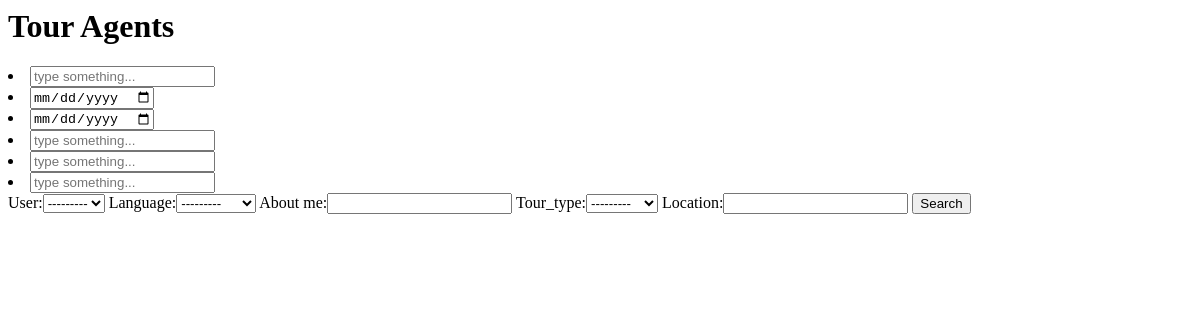
The app's page /agent_list, older data.
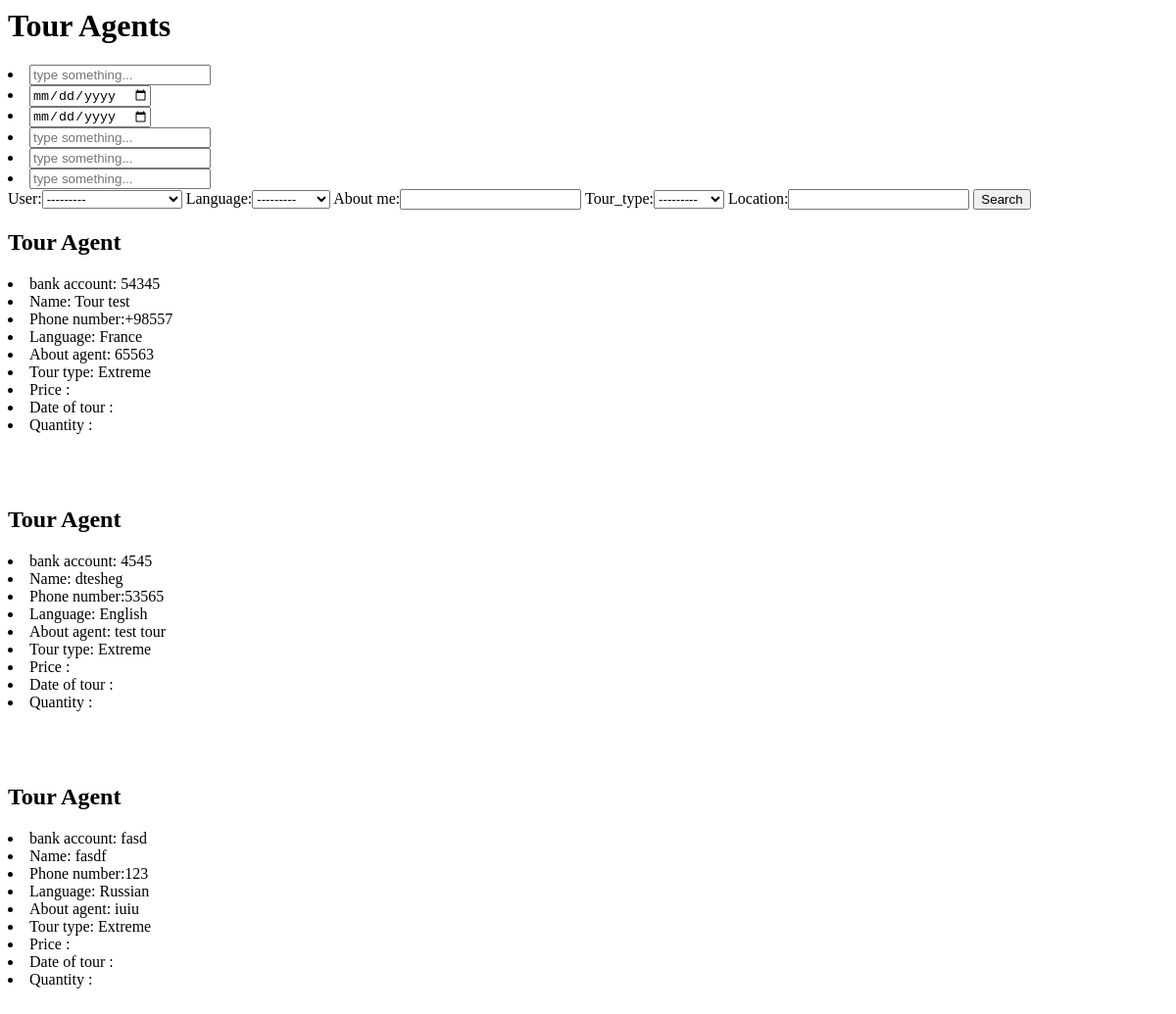
The same page, newer data.
### users/models.py (models this page shows)
class TourAgents(models.Model):
    user = models.OneToOneField(settings.AUTH_USER_MODEL,
                                on_delete=models.CASCADE, related_name='touragents')
    language = models.IntegerField(_('language'), choices=LANGUAGES_CHOICES)
    about_me = models.CharField(max_length=255)
    tour_type = models.IntegerField(_('tour_type'), choices=TOUR_CHOICES)
    location = models.CharField(max_length=255)

class User(AbstractUser):
    username = models.CharField(blank=True, null=True, max_length=255)
    email = models.EmailField(_('email address'), unique=True)
    bank_account = models.CharField(max_length=255)
    name = models.CharField(max_length=255)
    phone_number = models.CharField(max_length=30)
    USERNAME_FIELD = 'email'
    REQUIRED_FIELDS = ['username', ]
    def __str__(self):
        return "{}".format(self.name)

### users/views.py (the view)
# urls.py: path('agent_list', views.agent_list, name='agent_list'),
def agent_list(request):
    agents = TourAgents.objects.all()
    agent_filter = TourAgentsFilter(request.GET, queryset=agents)
    def func_valid_input(key):
        try:
            name = request.GET[key]
        except:
            name = False
        return name
    name = func_valid_input('AgentSearch')
    price_start = func_valid_input('PriceStart')
    price_to = func_valid_input('PriceTo')
    date_start = func_valid_input('DateStart')
    date_end = func_valid_input('DateEnd')
    quantity = func_valid_input('Quantity')
    agents = agent_filter.qs
    context = {'agents':agents, 'agent_filter': agent_filter}
    return render(request, 'users/agents_list.html', context)

### users/templates/users/agents_list.html (shortened to what this page needs)
<h1>Tour Agents</h1>
<div>
    <form method="GET">
      <li>
      <input type="text" name="AgentSearch" placeholder="type something...">
      </li>
      <li>
      <input type="date" name="DateStart" placeholder="type something...">
      </li>
      <li>
      <input type="date" name="DateEnd" placeholder="type something...">
      </li>
      <li>
      <input type="number" name="PriceStart" placeholder="type something...">
      </li>
      <li>
      <input type="number" name="PriceTo" placeholder="type something...">
      </li>
      <li>
      <input type="number" name="Quantity" placeholder="type something...">
      </li>
      {{ agent_filter.form }}
      <button type="submit" name="search">Search</button>
    </form>
</div>
{% for i in agents %}
<h2>Tour Agent</h2>
<li>
	bank account: {{i.user.bank_account}}
</li>
<li>
	Name: {{i.user.name}}
</li>
<li>
	Phone number:{{i.user.phone_number}}
</li>
<li>
	Language: {{i.get_language_display }}
</li>
<li>
	About agent: {{i.about_me}}
</li>
<li>
	Tour type: {{ i.get_tour_type_display }}
</li>
<li>
	Price :{{i.first_to_ten_price}}
</li>
<li>
	Date of tour : {{i.date_of_tour }}
</li>
<li>
      Quantity : {{i.quantity }}
</li>
{% endfor %}

Row changes from the older to the newer data that the page shows:
added TourAgents: user.bank_account "54345", user.name "Tour test", user.phone_number "+98557", language "France", about_me "65563", tour_type "Extreme"
added TourAgents: user.bank_account "4545", user.name "dtesheg", user.phone_number "53565", language "English", about_me "test tour", tour_type "Extreme"
added TourAgents: user.bank_account "fasd", user.name "fasdf", user.phone_number "123", language "Russian", about_me "iuiu", tour_type "Extreme"
